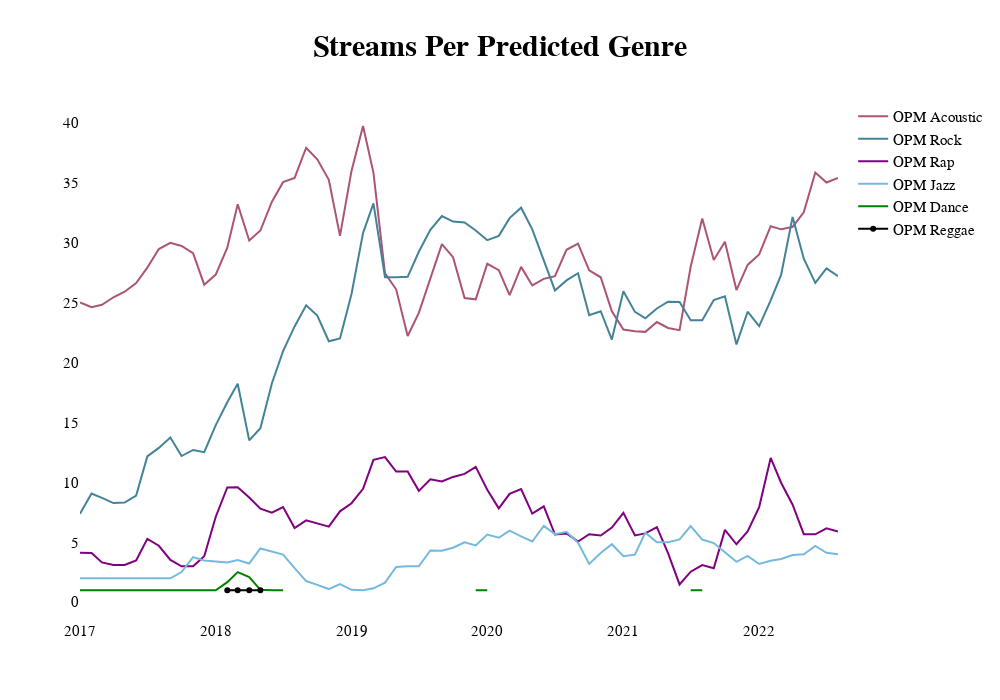

This figure's notebook cell:
### Code cell
fig = make_subplots(rows=1, cols=1,
                    #vertical_spacing = 0.04,
subplot_titles=("", ""))

color1=g.maroon
color2=g.light_blue
color3=g.grey
color4=g.navy_green
color5="green"
color6="black"


def add_trace(fig,data,genre_title,color,fill):
    data_=data.set_index("date")[['genre_count']].resample("MS").mean()
    #data_=data
    fig.add_trace(
    go.Scatter(x=data_.index[:-1], y=data_.genre_count.tolist()[:-1], name=genre_title, 
            line_color=color, 
            #legendgroup=2,
            #fill=fill,fillcolor=color,
            #stackgroup=1
            ),
            row=1, col=1)



add_trace(fig,data1,'OPM Acoustic',color1,'tozeroy')
add_trace(fig,data4,'OPM Rock',color4,'tonexty')
add_trace(fig,data3,'OPM Rap',"purple",'tonexty')

add_trace(fig,data2,'OPM Jazz',color2,'tonexty')

add_trace(fig,data5,'OPM Dance',color5,'tonexty')
add_trace(fig,data6,'OPM Reggae',color6,'tonexty')
            


#fig.update_yaxes(range=[0, 100], row=1, col=1)
#fig.update_xaxes(range=["2021-01-01", "2022-10-01"], row=1, col=1)
cf.update_layout(fig,"Streams Per Predicted Genre",700,1000,bgcolor="white",font_color="black",font_size=15,show_ygrid=True,title_font_size=30,title_y=0.95)
#cf.update_layout_margin(fig,0,0,0,75)
#cf.update_layout_legend(fig,0.04,0.95)
fig.update_yaxes(showgrid=False, 
            gridwidth=1, 
            gridcolor="grey", 
            griddash='dot',
            zeroline=False)
fig.show()
